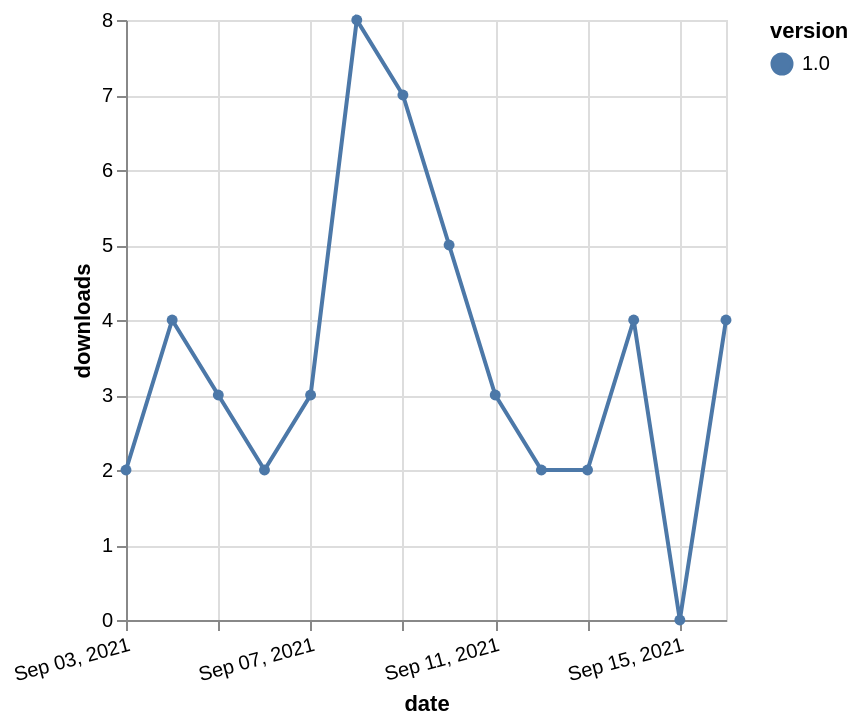

Vega-Lite specification stored for this chart:
### Vega-Lite specification from a JSON file in a GitHub repository (floating-point values rounded to 4 significant figures)
{"$schema": "https://vega.github.io/schema/vega-lite/v5.json", "description": "A simple bar chart with embedded data.", "data": {"values": [{"date": "2021-09-03", "total": 6805, "delta": 2, "version": "1.0"}, {"date": "2021-09-04", "total": 6809, "delta": 4, "version": "1.0"}, {"date": "2021-09-05", "total": 6812, "delta": 3, "version": "1.0"}, {"date": "2021-09-06", "total": 6814, "delta": 2, "version": "1.0"}, {"date": "2021-09-07", "total": 6817, "delta": 3, "version": "1.0"}, {"date": "2021-09-08", "total": 6825, "delta": 8, "version": "1.0"}, {"date": "2021-09-09", "total": 6832, "delta": 7, "version": "1.0"}, {"date": "2021-09-10", "total": 6837, "delta": 5, "version": "1.0"}, {"date": "2021-09-11", "total": 6840, "delta": 3, "version": "1.0"}, {"date": "2021-09-12", "total": 6842, "delta": 2, "version": "1.0"}, {"date": "2021-09-13", "total": 6844, "delta": 2, "version": "1.0"}, {"date": "2021-09-14", "total": 6848, "delta": 4, "version": "1.0"}, {"date": "2021-09-15", "total": 6848, "delta": 0, "version": "1.0"}, {"date": "2021-09-16", "total": 6852, "delta": 4, "version": "1.0"}]}, "width": "container", "mark": {"type": "line", "point": {"filled": true}}, "encoding": {"x": {"field": "date", "type": "temporal", "timeUnit": "yearmonthdate", "title": "date", "axis": {"labelAngle": -15}}, "y": {"field": "delta", "type": "quantitative", "title": "downloads"}, "color": {"field": "version", "type": "nominal"}, "tooltip": {"field": "delta"}}}
